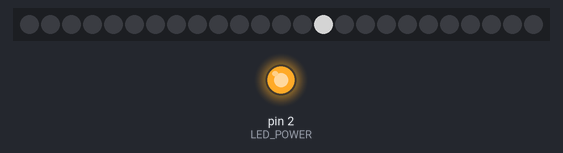
A sketch run on a simulated Arduino Uno, built with avr-gcc and run on an emulated ATmega328P. On the bench: 25 RGB LEDs in strip order, left to right, output pins drawn as LEDs (lit = HIGH). Dim RGB values are drawn brighter than linear; random numbers use the default seed unless the sketch sets one; what the sketch prints to the serial monitor is not drawn.

Above: at 0.15 s.
At 39.7 s:
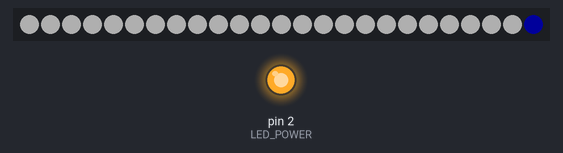

The sketch:

testBPIBit_1.ino
```cpp
// NeoPixelTest
// This example will cycle between showing four pixels as Red, Green, Blue, White
// and then showing those pixels as Black.
//
// Included but commented out are examples of configuring a NeoPixelBus for
// different color order including an extra white channel, different data speeds, and
// for Esp8266 different methods to send the data.
// NOTE: You will need to make sure to pick the one for your platform
//
//
// There is serial output of the current state so you can confirm and follow along
//Install this library: https://github.com/Makuna/NeoPixelBus

//#include <NeoPixelBus.h>
#include <NeoPixelBrightnessBus.h> // instead of NeoPixelBus.h
#define LED_POWER      2

const uint16_t PixelCount = 25; // this example assumes 4 pixels, making it smaller will cause a failure
const uint8_t PixelPin = 4;  // make sure to set this to the correct pin, ignored for Esp8266

#define colorSaturation 128

// three element pixels, in different order and speeds
//NeoPixelBus<NeoGrbFeature, Neo800KbpsMethod> strip(PixelCount, PixelPin);
NeoPixelBrightnessBus<NeoRgbFeature, Neo800KbpsMethod> strip(PixelCount, PixelPin);
//NeoPixelBus<NeoRgbFeature, Neo400KbpsMethod> strip(PixelCount, PixelPin);

// For Esp8266, the Pin is omitted and it uses GPIO3 due to DMA hardware use.
// There are other Esp8266 alternative methods that provide more pin options, but also have
// other side effects.
// for details see wiki linked here https://github.com/Makuna/NeoPixelBus/wiki/ESP8266-NeoMethods

// You can also use one of these for Esp8266,
// each having their own restrictions
//
// These two are the same as above as the DMA method is the default
// NOTE: These will ignore the PIN and use GPI03 pin
//NeoPixelBus<NeoGrbFeature, NeoEsp8266Dma800KbpsMethod> strip(PixelCount, PixelPin);
//NeoPixelBus<NeoRgbFeature, NeoEsp8266Dma400KbpsMethod> strip(PixelCount, PixelPin);

// Uart method is good for the Esp-01 or other pin restricted modules
// for details see wiki linked here https://github.com/Makuna/NeoPixelBus/wiki/ESP8266-NeoMethods
// NOTE: These will ignore the PIN and use GPI02 pin
//NeoPixelBus<NeoGrbFeature, NeoEsp8266Uart1800KbpsMethod> strip(PixelCount, PixelPin);
//NeoPixelBus<NeoRgbFeature, NeoEsp8266Uart1400KbpsMethod> strip(PixelCount, PixelPin);

// The bitbang method is really only good if you are not using WiFi features of the ESP
// It works with all but pin 16
//NeoPixelBus<NeoGrbFeature, NeoEsp8266BitBang800KbpsMethod> strip(PixelCount, PixelPin);
//NeoPixelBus<NeoRgbFeature, NeoEsp8266BitBang400KbpsMethod> strip(PixelCount, PixelPin);

// four element pixels, RGBW
//NeoPixelBus<NeoRgbwFeature, Neo800KbpsMethod> strip(PixelCount, PixelPin);

RgbColor red(colorSaturation, 0, 0);
RgbColor green(0, colorSaturation, 0);
RgbColor blue(0, 0, colorSaturation);
RgbColor white(colorSaturation);
RgbColor mov(colorSaturation, 0, colorSaturation);
RgbColor yellow(colorSaturation, colorSaturation, 0);
RgbColor black(0);


HslColor hslRed(red);
HslColor hslGreen(green);
HslColor hslBlue(blue);
HslColor hslWhite(white);
HslColor hslBlack(black);


void setup()
{
  Serial.begin(115200);
  while (!Serial); // wait for serial attach

  Serial.println();
  Serial.println("Initializing...");
  Serial.flush();

  // this resets all the neopixels to an off state
  strip.Begin();
  strip.Show();


  Serial.println();
  Serial.println("Running...");

  pinMode(LED_POWER, OUTPUT);
  digitalWrite(LED_POWER, HIGH);
  randomSeed(millis());
}


void loop()
{
  //strip.SetBrightness(100);
  //delay(500);
#if 0
  Serial.println("Colors R, G, B, W...");

  // set the colors,
  // if they don't match in order, you need to use NeoGrbFeature feature
  strip.SetPixelColor(0, red);
  strip.SetPixelColor(5, green);
  strip.SetPixelColor(10, blue);
  strip.SetPixelColor(15, white);
  // the following line demonstrates rgbw color support
  // if the NeoPixels are rgbw types the following line will compile
  // if the NeoPixels are anything else, the following line will give an error
  //strip.SetPixelColor(3, RgbwColor(colorSaturation));
  strip.Show();


  delay(500);

  Serial.println("Off ...");

  // turn off the pixels
  strip.SetPixelColor(0, black);
  strip.SetPixelColor(5, black);
  strip.SetPixelColor(10, black);
  strip.SetPixelColor(15, black);
  strip.Show();

  delay(500);

  Serial.println("HSL Colors R, G, B, W...");

  // set the colors,
  // if they don't match in order, you may need to use NeoGrbFeature feature
  strip.SetPixelColor(0, hslRed);
  strip.SetPixelColor(1, hslGreen);
  strip.SetPixelColor(2, hslBlue);
  strip.SetPixelColor(3, hslWhite);
  strip.Show();


  delay(500);

  Serial.println("Off again...");

  // turn off the pixels
  strip.SetPixelColor(0, hslBlack);
  strip.SetPixelColor(1, hslBlack);
  strip.SetPixelColor(2, hslBlack);
  strip.SetPixelColor(3, hslBlack);
#endif
  int poz = random(0, 25);
  int cul = random(0, 5);
  for (int i = 0; i < 100; i++)
  {
    culoareChange(poz, cul);
    strip.SetBrightness(i);
    delay(1);
  }
  for (int i = 100; i >= 0; i--)
  {
    culoareChange(poz, cul);
    strip.SetBrightness(i);
    delay(1);
  }
  delay(30);

}

void culoareChange(int p, int c) {
  int cul = c;
  int poz = p;
  if (cul == 0)
    strip.SetPixelColor(poz, red);
  else if (cul == 1)
    strip.SetPixelColor(poz, green);
  else if (cul == 2)
    strip.SetPixelColor(poz, blue);
  else if (cul == 3)
    strip.SetPixelColor(poz, white);
  else if (cul == 4)
    strip.SetPixelColor(poz, mov);
  strip.Show();
}
```
